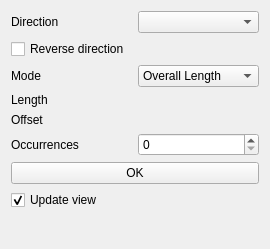
<?xml version="1.0" encoding="UTF-8"?>
<ui version="4.0">
 <class>PartDesignGui::TaskLinearPatternParameters</class>
 <widget class="QWidget" name="PartDesignGui::TaskLinearPatternParameters">
  <property name="geometry">
   <rect>
    <x>0</x>
    <y>0</y>
    <width>270</width>
    <height>249</height>
   </rect>
  </property>
  <property name="minimumSize">
   <size>
    <width>0</width>
    <height>190</height>
   </size>
  </property>
  <property name="windowTitle">
   <string>Form</string>
  </property>
  <layout class="QVBoxLayout" name="verticalLayout">
   <item>
    <layout class="QHBoxLayout" name="horizontalLayout_3">
     <item>
      <widget class="QLabel" name="labelDirection">
       <property name="text">
        <string>Direction</string>
       </property>
      </widget>
     </item>
     <item>
      <widget class="QComboBox" name="comboDirection"/>
     </item>
    </layout>
   </item>
   <item>
    <widget class="QCheckBox" name="checkReverse">
     <property name="text">
      <string>Reverse direction</string>
     </property>
    </widget>
   </item>
   <item>
    <layout class="QHBoxLayout" name="_5">
     <item>
      <widget class="QLabel" name="labelMode">
       <property name="text">
        <string>Mode</string>
       </property>
      </widget>
     </item>
     <item>
      <widget class="QComboBox" name="comboMode">
       <item>
        <property name="text">
         <string>Overall Length</string>
        </property>
       </item>
       <item>
        <property name="text">
         <string>Offset</string>
        </property>
       </item>
      </widget>
     </item>
    </layout>
   </item>
   <item>
    <layout class="QHBoxLayout" name="horizontalLayout_2">
     <item>
      <widget class="QLabel" name="label_2">
       <property name="text">
        <string>Length</string>
       </property>
      </widget>
     </item>
     <item>
      <widget class="Gui::QuantitySpinBox" name="spinLength" native="true">
       <property name="unit" stdset="0">
        <string notr="true">mm</string>
       </property>
       <property name="value" stdset="0">
        <double>100.000000000000000</double>
       </property>
      </widget>
     </item>
    </layout>
   </item>
   <item>
    <widget class="QWidget" name="offsetWrapper" native="true">
     <layout class="QHBoxLayout" name="_4">
      <property name="leftMargin">
       <number>0</number>
      </property>
      <property name="topMargin">
       <number>0</number>
      </property>
      <property name="rightMargin">
       <number>0</number>
      </property>
      <property name="bottomMargin">
       <number>0</number>
      </property>
      <item>
       <widget class="QLabel" name="labelOffset_3">
        <property name="text">
         <string>Offset</string>
        </property>
       </widget>
      </item>
      <item>
       <widget class="Gui::QuantitySpinBox" name="spinOffset_3" native="true">
        <property name="keyboardTracking" stdset="0">
         <bool>false</bool>
        </property>
        <property name="unit" stdset="0">
         <string notr="true">mm</string>
        </property>
        <property name="value" stdset="0">
         <double>10.000000000000000</double>
        </property>
       </widget>
      </item>
     </layout>
    </widget>
   </item>
   <item>
    <layout class="QHBoxLayout" name="horizontalLayout">
     <item>
      <widget class="QLabel" name="label">
       <property name="text">
        <string>Occurrences</string>
       </property>
      </widget>
     </item>
     <item>
      <widget class="Gui::UIntSpinBox" name="spinOccurrences"/>
     </item>
    </layout>
   </item>
   <item>
    <layout class="QHBoxLayout" name="horizontalLayout_5">
     <item>
      <widget class="QPushButton" name="buttonOK">
       <property name="text">
        <string>OK</string>
       </property>
      </widget>
     </item>
    </layout>
   </item>
   <item>
    <widget class="QCheckBox" name="checkBoxUpdateView">
     <property name="text">
      <string>Update view</string>
     </property>
     <property name="checked">
      <bool>true</bool>
     </property>
    </widget>
   </item>
   <item>
    <spacer name="verticalSpacer">
     <property name="orientation">
      <enum>Qt::Vertical</enum>
     </property>
     <property name="sizeHint" stdset="0">
      <size>
       <width>20</width>
       <height>40</height>
      </size>
     </property>
    </spacer>
   </item>
  </layout>
 </widget>
 <customwidgets>
  <customwidget>
   <class>Gui::QuantitySpinBox</class>
   <extends>QWidget</extends>
   <header>Gui/QuantitySpinBox.h</header>
  </customwidget>
  <customwidget>
   <class>Gui::UIntSpinBox</class>
   <extends>QSpinBox</extends>
   <header>Gui/SpinBox.h</header>
   <container>1</container>
  </customwidget>
 </customwidgets>
 <resources/>
 <connections/>
</ui>
